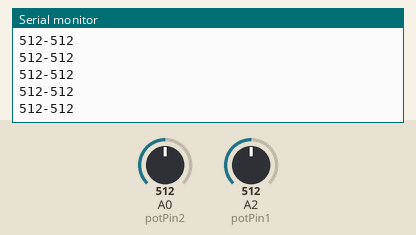
Simulated run of this sketch. Board: Arduino Uno, built with avr-gcc and run on an emulated ATmega328P. Shown: the last lines printed to the serial monitor. The test bench sets the inputs (shaded band); at power-on: A0 (potPin2) = 512, A2 (potPin1) = 512.

Above: at 1.2 s.
1.3 s: A0 (potPin2) set to 716
At 1.31 s:
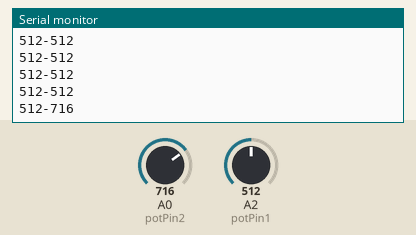
2.8 s: A2 (potPin1) set to 716
At 2.82 s:
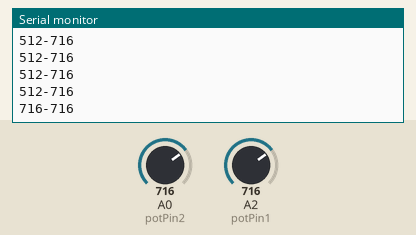
4.3 s: A0 (potPin2) set to 900
At 4.33 s:
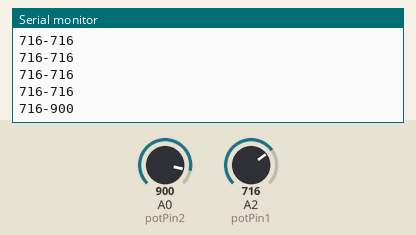
5.8 s: A2 (potPin1) set to 900
At 5.83 s:
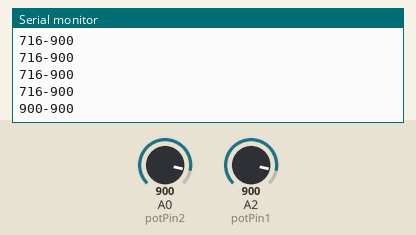
Timing chart, 0 to 8.3 s (numbered marks = the images above; inputs shaded):
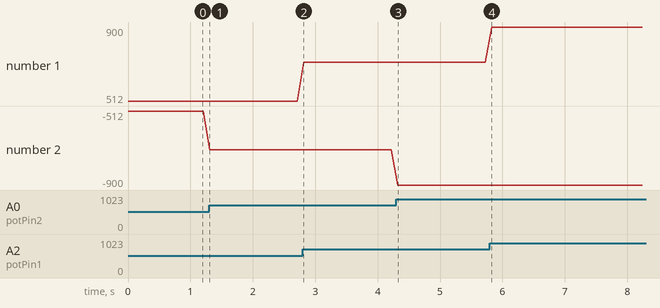

The sketch:

ardupong.ino.ino
```cpp
// Definimos los pines de los dos potenciómetros
const int potPin1=A2;
const int potPin2=A0;

void setup(){
  Serial.begin(9600); // Inicializamos el puerto serie
}

void loop(){

  String movimientos = ""; // Definimos la variable movimientos para almacenar la lectura de los potenciómetros
  movimientos += analogRead(potPin1); // Leemos el valor del pin de la entrada analógica 1 y lo agregamos a la variable movimientos
  movimientos += '-'; // Agregamos un guión a la variable movimientos para separar los valores de los dos pines
  movimientos += analogRead(potPin2); // Leemos el valor del pin de la entrada analógica 2 y lo agregamos a la variable movimientos
  Serial.println(movimientos); // Enviamos el valor de la variable movimientos a Processing a través del puerto serial
  delay(100);
}
```

Measured:
- after the input at 1.3 s, the serial monitor: prints a new line at once (image 1)
- after the input at 2.8 s, the serial monitor: prints a new line at once (image 2)
- after the input at 4.3 s, the serial monitor: prints a new line at once (image 3)
- after the input at 5.8 s, the serial monitor: prints a new line at once (image 4)
- plotted number 1: 512 → 716 after the input at 2.8 s, 716 → 900 after the input at 5.8 s
- plotted number 2: -512 → -716 after the input at 1.3 s, -716 → -900 after the input at 4.3 s
